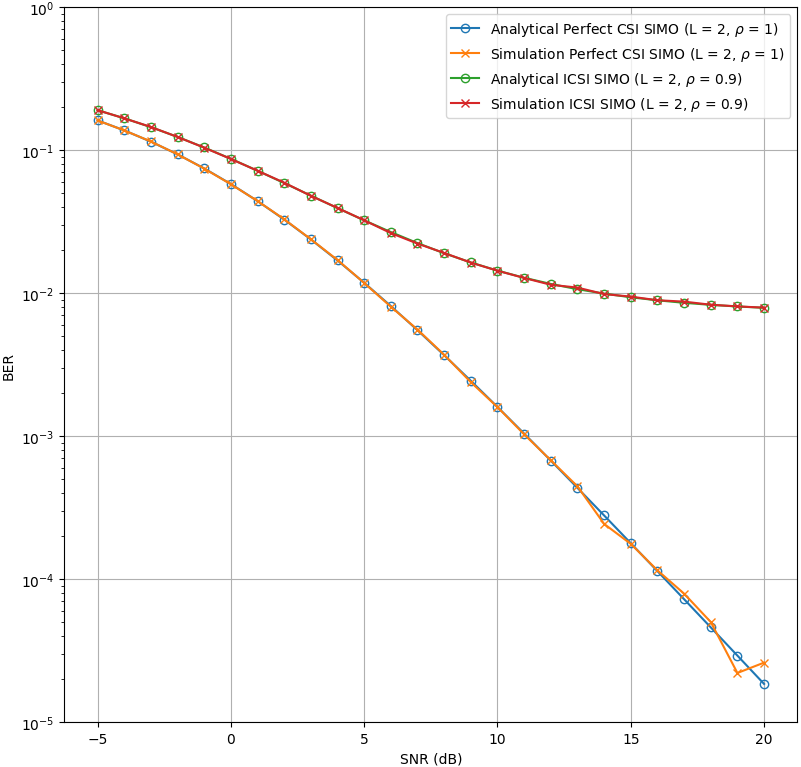

The Python source for this figure:
import matplotlib.pyplot as plt
import numpy as np
from scipy.stats import norm


def generate_BER_vs_EbN0_Th(EbN0dB_range, rho):
    """Generate the theoretical BER array for a given signal and SNR range

    The values that fall in the given SNR range are converted to linear form and
    the formula of BER for (1*2) SIMO MRC is used to compute the BER value.

    Args:
        EbN0dB_range (range): range object containing the range of SNR
                              values used in simulations
        rho: correlation coefficient of CSI and ICSI

    Returns:
        CSI_Theory_BER (list): list of CSI theoretical BER values
        ICSI_Theory_BER (list): list of ICSI theoretical BER values
    """
    CSI_Theory_BER = []
    ICSI_Theory_BER = []
    for EbN0dB in EbN0dB_range:
        EbN0 = 10.0 ** (EbN0dB / 10.0)
        mu = np.sqrt(EbN0 / (EbN0 + 1))
        CSI_Theory_Pe = 0.25 * (2 - 3 * mu + mu ** 3)
        ICSI_Theory_Pe = 0.25 * (2 - 3 * rho * mu + (rho ** 3) * (mu ** 3))
        CSI_Theory_BER.append(CSI_Theory_Pe)
        ICSI_Theory_BER.append(ICSI_Theory_Pe)

    return CSI_Theory_BER, ICSI_Theory_BER


def generate_noise(signal, EbN0):
    """Generate the noise array for a given signal and its SNR

    The array of randomly generated values is multiplied with the noise variance
    which is computed using the SNR value. The array thus obtained is the noise array.

    Args:
        signal (array): signal array
        EbN0 (float): SNR value

    Returns:
        noise (array): The noise array
    """
    noise = (1 / np.sqrt(2 * EbN0)) * (
        np.random.normal(size=(np.shape(signal)))
        + np.random.normal(size=(np.shape(signal))) * 1j
    )
    return noise


def generate_BER_vs_EbN0_Pr(EbN0dB_range, rho):
    """Generate practical BER for a BPSK signal

    The randomly generated message is converted to its corresponding BPSK signal by
    changing all the 0s to -1. The resulting signal array denotes the phase shift
    property. The same signal is duplicated nRx times and the final signal array is
    generated. For wireless channel, we multiply the signal array with the h array
    which is an array of complex numbers belonging to the normal distribution.
    Noise of the same dimension is added to the signal. On the receiver end, we
    multiply the signal received on each antenna by their corresponding channel
    factor. The signals received are summed up and by checking the real parts of
    the sum array, the received message is obtained.

    Args:
        EbN0dB_range (range): range object containing the range of SNR
                              values used in simulations
        rho: correlation coefficient of CSI and ICSI

    Returns:
        CSI_BER (list): list of CSI BER values
        ICSI_BER (list): list of ICSI BER values
    """
    msg = np.random.randint(low=0, high=2, size=int(1e6))
    signal = np.ones(len(msg))
    for i, j in enumerate(msg):
        if j == 0:
            signal[i] = -1
    x = []
    x.append(signal)
    signal = np.asarray(x)

    CSI_BER = []
    ICSI_BER = []
    for EbN0dB in EbN0dB_range:
        EbN0 = 10 ** (EbN0dB / 10.0)
        signal_prime = np.repeat(signal, 2, axis=0)
        n = generate_noise(signal_prime, EbN0)
        CSI_h = (1 / np.sqrt(2)) * (
            np.random.normal(size=(np.shape(signal_prime)))
            + 1j * np.random.normal(size=(np.shape(signal_prime)))
        )
        ICSI_h = rho * CSI_h + (np.sqrt(1 - rho * rho)) * (1 / np.sqrt(2)) * (
            np.random.normal(size=(np.shape(signal_prime)))
            + 1j * np.random.normal(size=(np.shape(signal_prime)))
        )
        CSI_y = CSI_h * x + n
        ICSI_y = ICSI_h * x + n
        CSI_d = np.sum(np.conjugate(CSI_h) * CSI_y, axis=0)
        ICSI_d = np.sum(np.conjugate(CSI_h) * ICSI_y, axis=0)
        CSI_received_msg = np.real(CSI_d) >= 0
        ICSI_received_msg = np.real(ICSI_d) >= 0
        CSI_Pb_pr = np.count_nonzero(msg != CSI_received_msg) / len(msg)
        ICSI_Pb_pr = np.count_nonzero(msg != ICSI_received_msg) / len(msg)
        CSI_BER.append(CSI_Pb_pr)
        ICSI_BER.append(ICSI_Pb_pr)

    return CSI_BER, ICSI_BER


if __name__ == "__main__":
    EbN0dB_range = range(-5, 21)
    rho = 0.9
    CSI_Theory_BER, ICSI_Theory_BER = generate_BER_vs_EbN0_Th(EbN0dB_range, rho)
    CSI_BER, ICSI_BER = generate_BER_vs_EbN0_Pr(EbN0dB_range, rho)
    plt.plot(
        EbN0dB_range,
        CSI_Theory_BER,
        fillstyle="none",
        marker="o",
        linestyle="-",
        label=r"Analytical Perfect CSI SIMO (L = 2, $\rho$ = 1)",
    )
    plt.plot(
        EbN0dB_range,
        CSI_BER,
        marker="x",
        linestyle="-",
        label=r"Simulation Perfect CSI SIMO (L = 2, $\rho$ = 1)",
    )
    plt.plot(
        EbN0dB_range,
        ICSI_Theory_BER,
        fillstyle="none",
        marker="o",
        linestyle="-",
        label=r"Analytical ICSI SIMO (L = 2, $\rho$ = 0.9)",
    )
    plt.plot(
        EbN0dB_range,
        ICSI_BER,
        marker="x",
        linestyle="-",
        label=r"Simulation ICSI SIMO (L = 2, $\rho$ = 0.9)",
    )
    plt.xscale("linear")
    plt.xlabel("SNR (dB)")
    plt.ylabel("BER")
    plt.ylim(1e-5, 1e0)
    plt.yscale("log")
    plt.legend()
    plt.grid()
    plt.show()
